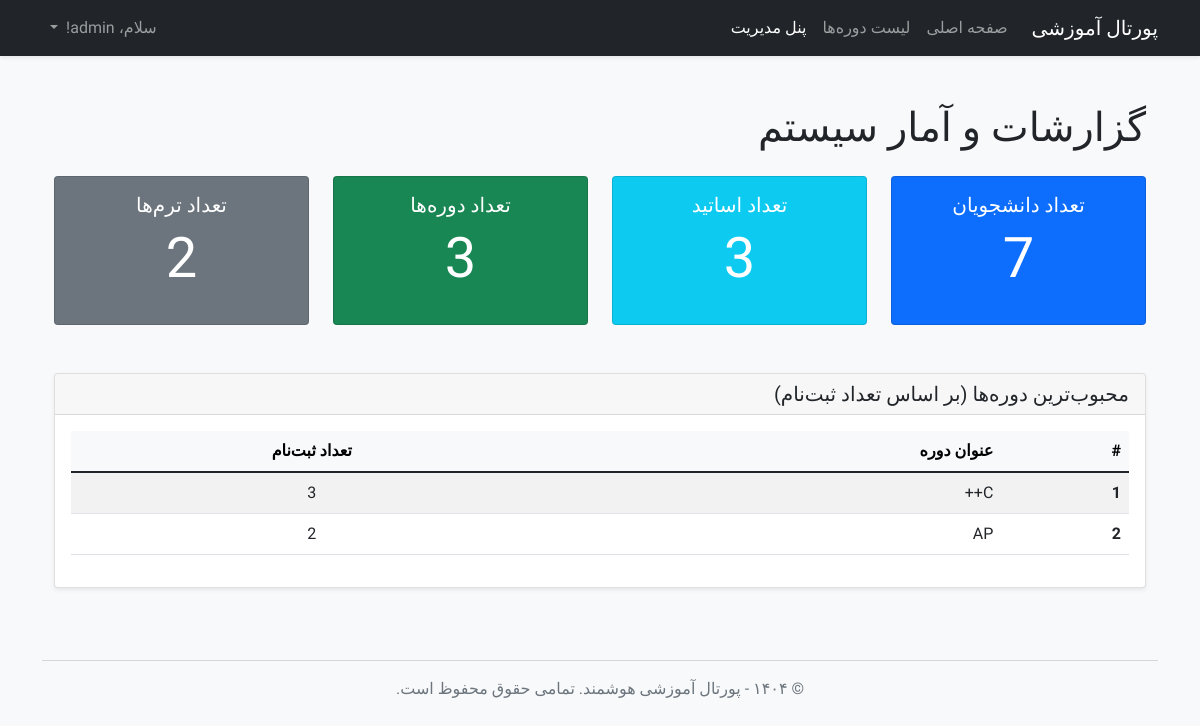
Screenshot of /admin/reports (signed in) with the database file from the repository.
### app/models.py (models this page shows, shortened)
class User(UserMixin, db.Model):
    id = db.Column(db.Integer, primary_key=True)
    username = db.Column(db.String(64), index=True, unique=True, nullable=False)
    email = db.Column(db.String(120), index=True, unique=True, nullable=False)
    password_hash = db.Column(db.String(128))
    role = db.Column(db.String(20), nullable=False, default='student')
    enrollments = db.relationship('Enrollment', backref='student', lazy='dynamic', foreign_keys='Enrollment.user_id')
    taught_courses = db.relationship('Course', backref='instructor', lazy='dynamic',
                                     foreign_keys='Course.instructor_id')

class Course(db.Model):
    id = db.Column(db.Integer, primary_key=True)
    title = db.Column(db.String(140), nullable=False)
    description = db.Column(db.Text)
    credits = db.Column(db.Integer, nullable=False, default=3)
    day_of_week = db.Column(db.String(20), nullable=False)
    start_time = db.Column(db.Time, nullable=False)
    end_time = db.Column(db.Time, nullable=False)
    capacity = db.Column(db.Integer, default=20)
    instructor_id = db.Column(db.Integer, db.ForeignKey('user.id'))
    term_id = db.Column(db.Integer, db.ForeignKey('term.id'), nullable=False)
    enrollments = db.relationship('Enrollment', backref='course', lazy='dynamic', foreign_keys='Enrollment.course_id')
    prereqs = db.relationship(
        'Course', secondary=prerequisites,
        primaryjoin=(prerequisites.c.course_id == id),
        secondaryjoin=(prerequisites.c.prerequisite_id == id),
        backref=db.backref('is_prereq_for', lazy='dynamic'),
        lazy='dynamic'
    )

### app/routes.py (the view)
@app.route('/admin/reports')
@login_required
def admin_reports():
    if current_user.role != 'admin':
        abort(403)
    student_count = User.query.filter_by(role='student').count()
    instructor_count = User.query.filter_by(role='instructor').count()
    course_count = Course.query.count()
    term_count = Term.query.count()
    popular_courses = db.session.query(Course.title, func.count(Enrollment.id).label('enrollment_count')).join(Enrollment).group_by(Course.id).order_by(desc('enrollment_count')).limit(5).all()
    return render_template('reports.html', title='گزارشات سیستم', student_count=student_count, instructor_count=instructor_count, course_count=course_count, term_count=term_count, popular_courses=popular_courses)

### app/models.py (called while the page is built)
@login.user_loader
def load_user(id):
    return User.query.get(int(id))

### app/templates/reports.html
{% extends "base.html" %}
{% block content %}
<div class="container py-4">
    <h1 class="mb-4">گزارشات و آمار سیستم</h1>
    <div class="row">
        <div class="col-md-3 mb-4">
            <div class="card text-white bg-primary h-100">
                <div class="card-body text-center">
                    <h5 class="card-title">تعداد دانشجویان</h5>
                    <p class="display-4">{{ student_count }}</p>
                </div>
            </div>
        </div>
        <div class="col-md-3 mb-4">
            <div class="card text-white bg-info h-100">
                <div class="card-body text-center">
                    <h5 class="card-title">تعداد اساتید</h5>
                    <p class="display-4">{{ instructor_count }}</p>
                </div>
            </div>
        </div>
        <div class="col-md-3 mb-4">
            <div class="card text-white bg-success h-100">
                <div class="card-body text-center">
                    <h5 class="card-title">تعداد دوره‌ها</h5>
                    <p class="display-4">{{ course_count }}</p>
                </div>
            </div>
        </div>
        <div class="col-md-3 mb-4">
            <div class="card text-white bg-secondary h-100">
                <div class="card-body text-center">
                    <h5 class="card-title">تعداد ترم‌ها</h5>
                    <p class="display-4">{{ term_count }}</p>
                </div>
            </div>
        </div>
    </div>
    <div class="row mt-4">
        <div class="col-12">
            <div class="card shadow-sm">
                <div class="card-header">
                    <h5 class="mb-0">محبوب‌ترین دوره‌ها (بر اساس تعداد ثبت‌نام)</h5>
                </div>
                <div class="card-body">
                    {% if popular_courses %}
                    <div class="table-responsive">
                        <table class="table table-striped table-hover">
                            <thead class="table-light">
                                <tr>
                                    <th scope="col">#</th>
                                    <th scope="col">عنوان دوره</th>
                                    <th scope="col" class="text-center">تعداد ثبت‌نام</th>
                                </tr>
                            </thead>
                            <tbody>
                                {% for course in popular_courses %}
                                <tr>
                                    <th scope="row">{{ loop.index }}</th>
                                    <td>{{ course.title }}</td>
                                    <td class="text-center">{{ course.enrollment_count }}</td>
                                </tr>
                                {% endfor %}
                            </tbody>
                        </table>
                    </div>
                    {% else %}
                    <p class="text-center text-muted">هنوز هیچ ثبت‌نامی در سیستم انجام نشده است.</p>
                    {% endif %}
                </div>
            </div>
        </div>
    </div>
</div>
{% endblock %}

### app/templates/base.html (shortened to what this page needs)
<!doctype html>
<html lang="fa" dir="rtl">
<head>
    <link href="https://cdn.jsdelivr.net/npm/bootstrap@5.1.3/dist/css/bootstrap.rtl.min.css" rel="stylesheet">
    <link rel="stylesheet" href="{{ url_for('static', filename='css/style.css') }}">
</head>
<body class="bg-light">
    <nav class="navbar navbar-expand-lg navbar-dark bg-dark shadow-sm">
        <div class="container">
            <a class="navbar-brand" href="{{ url_for('home') }}">پورتال آموزشی</a>
            <div class="collapse navbar-collapse" id="navbarNav">
                <ul class="navbar-nav me-auto mb-2 mb-lg-0">
                    <li class="nav-item">
                        <a class="nav-link" href="{{ url_for('home') }}">صفحه اصلی</a>
                    </li>
                    <li class="nav-item">
                        <a class="nav-link" href="{{ url_for('courses') }}">لیست دوره‌ها</a>
                    </li>
                    {% if current_user.is_authenticated %}
                        <li class="nav-item">
                            <a class="nav-link active" href="{{ url_for('my_dashboard') }}">
                                {% if current_user.role == 'student' %}
                                    داشبورد من
                                {% else %}
                                    پنل مدیریت
                                {% endif %}
                            </a>
                        </li>
                    {% endif %}
                </ul>
                <ul class="navbar-nav ms-auto">
                    {% if current_user.is_anonymous %}
                    <li class="nav-item">
                        <a class="nav-link" href="{{ url_for('login') }}">ورود</a>
                    </li>
                    {% else %}
                    <li class="nav-item dropdown">
                        <a class="nav-link dropdown-toggle" href="#" id="navbarDropdown" role="button" data-bs-toggle="dropdown">
                            سلام، {{ current_user.username }}!
                        </a>
                    </li>
                    {% endif %}
                </ul>
            </div>
        </div>
    </nav>
    <main class="container mt-4">
        {% block content %}{% endblock %}
    </main>
    <footer class="container text-center mt-5 mb-3 text-muted">
        <hr>
        <p>&copy; ۱۴۰۴ - پورتال آموزشی هوشمند. تمامی حقوق محفوظ است.</p>
    </footer>
</body>
</html>

### app/static/css/style.css (style rules this page uses)
body { font-family: 'Vazirmatn', sans-serif; font-weight: 400; }

### rows the page displays
User: username "admin"
Course: title "C++", enrollment_count "3"
Course: title "AP", enrollment_count "2"

### other values shown
{{ student_count }} "7"
{{ instructor_count }} "3"
{{ course_count }} "3"
{{ term_count }} "2"
